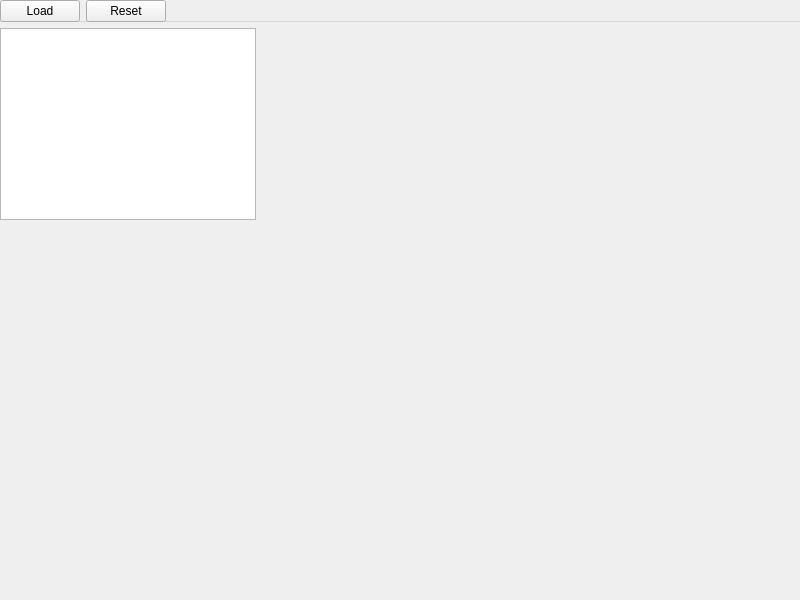
<?xml version="1.0" encoding="UTF-8"?>
<ui version="4.0">
 <class>Tournament</class>
 <widget class="QWidget" name="Tournament">
  <property name="geometry">
   <rect>
    <x>0</x>
    <y>0</y>
    <width>800</width>
    <height>600</height>
   </rect>
  </property>
  <property name="windowTitle">
   <string>Tournament</string>
  </property>
  <widget class="QMenuBar" name="menubar">
   <property name="geometry">
    <rect>
     <x>0</x>
     <y>0</y>
     <width>800</width>
     <height>22</height>
    </rect>
   </property>
   <widget class="QMenu" name="menuFile">
    <property name="title">
     <string>File</string>
    </property>
    <addaction name="actionLoad"/>
    <addaction name="actionReset"/>
   </widget>
   <addaction name="menuFile"/>
  </widget>
  <action name="actionLoad">
   <property name="text">
    <string>Load</string>
   </property>
   <property name="statusTip">
    <string>Load tournament file</string>
   </property>
  </action>
  <action name="actionReset">
   <property name="text">
    <string>Reset</string>
   </property>
   <property name="statusTip">
    <string>Reset tournament</string>
   </property>
  </action>
  <widget class="QWidget" name="centralWidget">
   <layout class="QVBoxLayout" name="verticalLayout">
    <item>
     <layout class="QHBoxLayout" name="topButtons">
      <item>
       <widget class="QPushButton" name="loadButton">
        <property name="text">
         <string>Load</string>
        </property>
       </widget>
      </item>
      <item>
       <widget class="QPushButton" name="resetButton">
        <property name="text">
         <string>Reset</string>
        </property>
       </widget>
      </item>
      <item>
       <spacer name="horizontalSpacer">
        <property name="orientation">
         <enum>Qt::Horizontal</enum>
        </property>
        <property name="sizeHint" stdset="0">
         <size>
          <width>40</width>
          <height>20</height>
         </size>
        </property>
       </spacer>
      </item>
     </layout>
    </item>
    <item>
     <widget class="QGraphicsView" name="tournamentView">
      <property name="sizePolicy">
       <sizepolicy hsizetype="Expanding" vsizetype="Expanding">
        <horstretch>0</horstretch>
        <verstretch>0</verstretch>
       </sizepolicy>
      </property>
     </widget>
    </item>
   </layout>
  </widget>
 </widget>
 <resources/>
 <connections/>
</ui>
